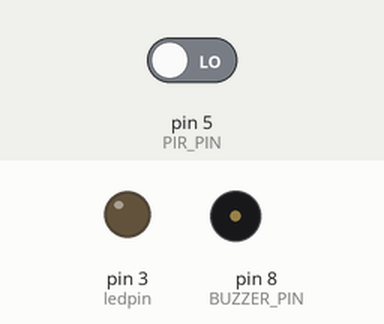
Recording of a sketch running on a simulated Arduino Uno, built with avr-gcc and run on an emulated ATmega328P. Parts: output pins drawn as LEDs (lit = HIGH), buzzer (waves = sounding, pin HIGH). Dashed ring = blinking. Inputs (shaded band) come from the test bench; at power-on: pin 5 (PIR_PIN) LOW. What the sketch prints to the serial monitor is not drawn.

Above: at 1.2 s.
1.3 s: pin 5 (PIR_PIN) driven HIGH
At 1.4 s:
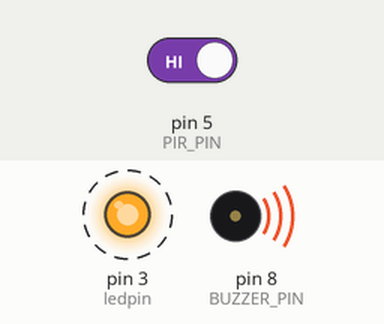
4.3 s: pin 5 (PIR_PIN) driven LOW
At 4.9 s:
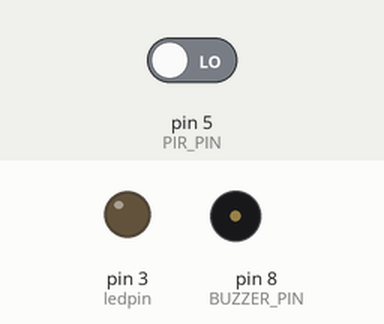
Timing chart, 0 to 7.3 s (numbered marks = the images above; inputs shaded):
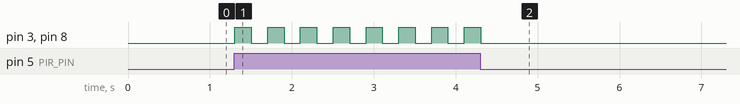

The sketch:

PIR_alarm.ino
```cpp
/*
 * 名称   : PIR alarm
 * 功能   : PIR控制蜂鸣器和led模块
 * 作者   : http://www.keyes-robot.com/
*/
#define PIR_PIN  5     //PIR运动传感器控制引脚为D5
#define BUZZER_PIN  8  //定义有源蜂鸣器控制引脚为D8
int item = 0;

int ledpin = 3;    // 定义LED引脚D3

void setup() {
  Serial.begin(9600);//启动串口监视器，设置波特率为9600
  pinMode(PIR_PIN, INPUT);  //设置PIR运动传感器的引脚为输入模式
  pinMode(BUZZER_PIN, OUTPUT); //设置有源蜂鸣器的引脚为输出模式
  pinMode(ledpin, OUTPUT);   //设置LED引脚为输出模式
}

void loop() {
  item = digitalRead(PIR_PIN);//读取红外热释传感器输出的数字信号
  Serial.println(item);          //打印变量item的值
  if (item == 1) {  //运动检测
    digitalWrite(BUZZER_PIN, HIGH); //打开蜂鸣器
    digitalWrite(ledpin, HIGH);  // LED点亮
    delay(200);
    digitalWrite(BUZZER_PIN, LOW); //关闭蜂鸣器
    digitalWrite(ledpin, LOW);  // LED不亮
    delay(200);
  } else {  //没有检测到任何信号或数据
    digitalWrite(BUZZER_PIN, LOW); //关闭蜂鸣器
    digitalWrite(ledpin, LOW);  // LED不亮
  }
}
```

Measured:
- after the input at 1.3 s, pin 3 (ledpin), pin 8 (BUZZER_PIN): alternates HIGH for 0.20 s and LOW for 0.20 s, starting at once
- after the input at 4.3 s, pin 3 (ledpin), pin 8 (BUZZER_PIN): goes on until 4.3 s, then stays LOW
